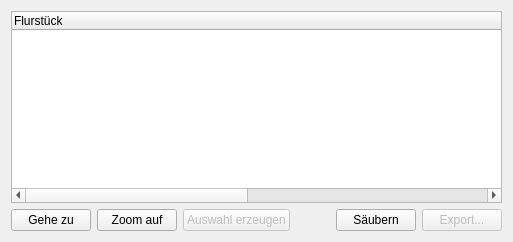
       <widget class="QWidget" name="tab_baum">
        <attribute name="title">
         <string>Baumansicht</string>
        </attribute>
        <layout class="QVBoxLayout" name="verticalLayout_3">
         <item>
          <widget class="QTreeWidget" name="treeWidget">
           <property name="horizontalScrollBarPolicy">
            <enum>Qt::ScrollBarAsNeeded</enum>
           </property>
           <property name="columnCount">
            <number>1</number>
           </property>
           <attribute name="headerDefaultSectionSize">
            <number>2000</number>
           </attribute>
           <attribute name="headerMinimumSectionSize">
            <number>1017</number>
           </attribute>
           <attribute name="headerStretchLastSection">
            <bool>false</bool>
           </attribute>
           <column>
            <property name="text">
             <string notr="true">Flurstück</string>
            </property>
           </column>
          </widget>
         </item>
         <item>
          <layout class="QHBoxLayout" name="horizontalLayout">
           <item>
            <widget class="QPushButton" name="pushButton_gotoTree">
             <property name="text">
              <string>Gehe zu</string>
             </property>
            </widget>
           </item>
           <item>
            <widget class="QPushButton" name="pushButton_zoomTree">
             <property name="text">
              <string>Zoom auf</string>
             </property>
            </widget>
           </item>
           <item>
            <widget class="QPushButton" name="pushButton_selectTree">
             <property name="enabled">
              <bool>false</bool>
             </property>
             <property name="text">
              <string>Auswahl erzeugen</string>
             </property>
            </widget>
           </item>
           <item>
            <spacer name="horizontalSpacer">
             <property name="orientation">
              <enum>Qt::Horizontal</enum>
             </property>
             <property name="sizeHint" stdset="0">
              <size>
               <width>40</width>
               <height>20</height>
              </size>
             </property>
            </spacer>
           </item>
           <item>
            <widget class="QPushButton" name="pushButton_cleanTree">
             <property name="text">
              <string>Säubern</string>
             </property>
            </widget>
           </item>
           <item>
            <widget class="QPushButton" name="pushButton_exportTree">
             <property name="enabled">
              <bool>false</bool>
             </property>
             <property name="text">
              <string>Export...</string>
             </property>
            </widget>
           </item>
          </layout>
         </item>
        </layout>
       </widget>
